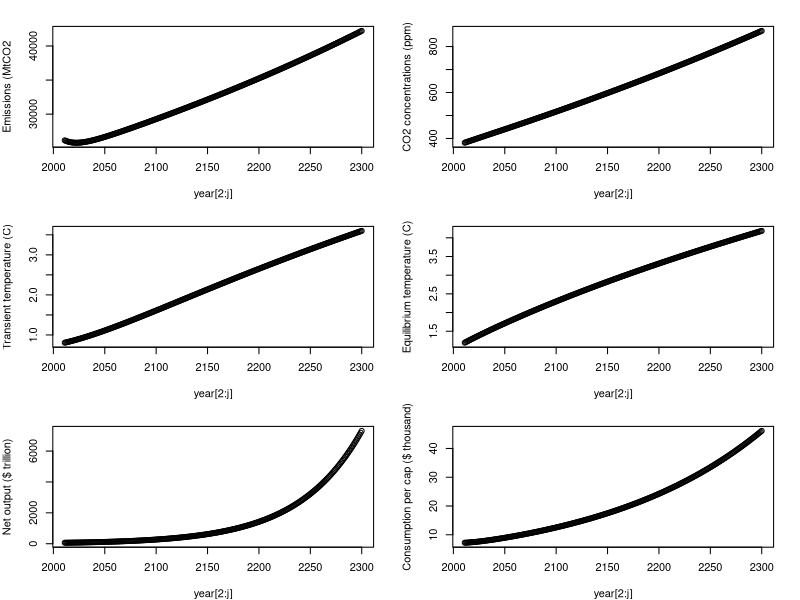

This chart was generated by the following R code:
## ---- chunk 1
knitr::opts_chunk$set(echo = TRUE)
## ---- chunk 2
library(tidyverse)
## ---- chunk 3
# Fixed Economic parameters (LEAVE THIS ALONE FOR NOW)
p_saving<-c(.22) # output saved, default at 0.22
p_capShare<-c(.3) # Cobb-Douglas capital share, defaut at 0.3
p_capDep<-c(.1) # capital depreciation, default at 0.1
p_TFP_g<-c(.005) # TFP growth rate, default at 0.005   
p_damage<-c(.009) # default at 0.009

# Variable Economic parameters (TRY DIFFERENT VALUES)
p_emInt_g<-c(-.005) # default at -.005
p_enInt_g<-c(-.01) # default at -.01
p_pop_g<-c(0.01) # default at .01
    
# Fixed climate parameters (LEAVE THIS ALONE)
p_carDecay<-c(400) # carbon decay, default 400
p_climDelay<-c(.015) # climate decay, default 0.015

#Variable climate parameters (TRY DIFFERENT VALUES)
p_climSens<-c(2.5) # climate sensitivity default 2.5
## ---- chunk 4
# years
p_years<-c(291)

# Economic
ic_pop<-c(6900) # in millions
ic_enInt<-c(5.98) # in EJ/$trill
ic_emInt<-c(68.27) # in Mt CO2 /EJ            
ic_K<-c(139.65) # $trill   
ic_TFP<-c(.03)

# Climate
ic_preCO2<-c(275) # ppm
ic_nowCO2<-c(380) # ppm
ic_T<-c(0.8) # degree C above preindustrial

# creating empty matrices for storing data
year<-matrix(0,p_years,1)    
pop<-matrix(0, p_years,1)
enInt<-matrix(0, p_years,1)
emInt<-matrix(0, p_years,1)    
TFP<-matrix(0, p_years,1)
Y_gross<-matrix(0, p_years,1)
K<-matrix(0, p_years,1)
gdppc<-matrix(0, p_years,1)
CO2ppm<-matrix(0, p_years,1)
em_MtCO2<-matrix(0,p_years,1)
em_ppm<-matrix(0,p_years,1)
Y_net<-matrix(0,p_years,1)
C<-matrix(0,p_years,1)
C_pc<-matrix(0,p_years,1)
Teq<-matrix(0,p_years,1)
climateDamage<-matrix(0,p_years,1)
## ---- chunk 5
#Part 1a: Getting exogenous changes in population, energy intensity, emissions intensity, TFP


# initializing for first period    
year[1]<-2010
pop[1]<-ic_pop
enInt[1]<-ic_enInt    
emInt[1]<-ic_emInt
TFP[1]<-ic_TFP

for (j in 2:p_years) {
year[j]<-year[j-1]+1
pop[j]=pop[j-1]*(1+p_pop_g)
enInt[j]=enInt[j-1]*(1+p_enInt_g)
emInt[j]=emInt[j-1]*(1+p_emInt_g)
TFP[j]=TFP[j-1]*(1+p_TFP_g)
    }

## ---- chunk 6
# initializing for first period

#Part 1: Economic model w/o climate damages
K[1]<-ic_K
 Y_gross[1]<-TFP[1]*K[1]^p_capShare*pop[1]^(1-p_capShare)
      
#Part 2: climate model
#CO2 concentration
CO2ppm[1]<-ic_nowCO2                      
T[1]=ic_T

#Part 3: Economic model with climate damages
#climate damages
climateShare<-(p_damage*T[1]^2)/(1+p_damage*T[1]^2) # damage function
climateDamage[1]<-climateShare*Y_gross[1] #climate damages
Y_net[1]<-Y_gross[1]-climateDamage[1] # net of damages output          
C[1]<-Y_net[1]-p_saving*Y_net[1]
C_pc[1]<-(C[1]/pop[1])*1000      

plus_one_ton = c((1/10^6), rep(0, 290)) #plus one ton of CO2

# looping over rest of the years
for (j in 2:p_years) {
      
#Part 1: Economic model w/o climate damages     
#Economic output 
K[j]<-(1-p_capDep)*K[j-1]+p_saving*Y_net[j-1]  #capital accumulation
Y_gross[j]<-TFP[j]*K[j]^p_capShare*pop[j]^(1-p_capShare) #Cobb-Douglas production function
gdppc[j]=Y_gross[j]/pop[j]

#emissions
em_MtCO2[j]<-pop[j]*gdppc[j]*enInt[j]*emInt[j] #Kaya identity
em_ppm[j]<-(em_MtCO2[j]+plus_one_ton)/7810 # convert to atmospheric CO2 concentrations
      
#Part 2: climate model     
#CO2 concentration
CO2ppm[j]<-CO2ppm[j-1]+0.5*((em_ppm[j])- (CO2ppm[j-1]-(ic_preCO2))/(p_carDecay)) #CO2 concentration accumulation                             
    
#Radiative forcing
rad_CO2_Wpm2<-5.35*log(CO2ppm[j]/ic_preCO2)

#Converting to temperature  
Teq[j]<-rad_CO2_Wpm2*(p_climSens/(5.3*log(2))) #Equilibrium temperature
T[j]=T[j-1]+p_climDelay*(Teq[j]-T[j-1]) #Transient temperature

#Part 3: Economic model with climate damages
climateShare<-(p_damage*T[j]^2)/(1+p_damage*T[j]^2) # damage function
climateDamage[j]<-climateShare*Y_gross[j] # climate damages
Y_net[j]<-Y_gross[j]-climateDamage[j] # output net of damages          
C[j]<-Y_net[j]-p_saving*Y_net[j] # consumption 
C_pc[j]<-(C[j]/pop[j])*1000 #per capita consumption     
    }
  
## ---- chunk 7
par(mfrow=c(3,2), mar=c(4,4,2,2))
plot(year[2:j], em_MtCO2[2:j], ylab="Emissions (MtCO2")
plot(year[2:j], CO2ppm[2:j], ylab="CO2 concentrations (ppm)")
plot(year[2:j], T[2:j], ylab="Transient temperature (C)")
plot(year[2:j], Teq[2:j], ylab="Equilibrium temperature (C)")
plot(year[2:j], Y_net[2:j], ylab="Net output ($ trillion)")
plot(year[2:j], C_pc[2:j], ylab="Consumption per cap ($ thousand)")
